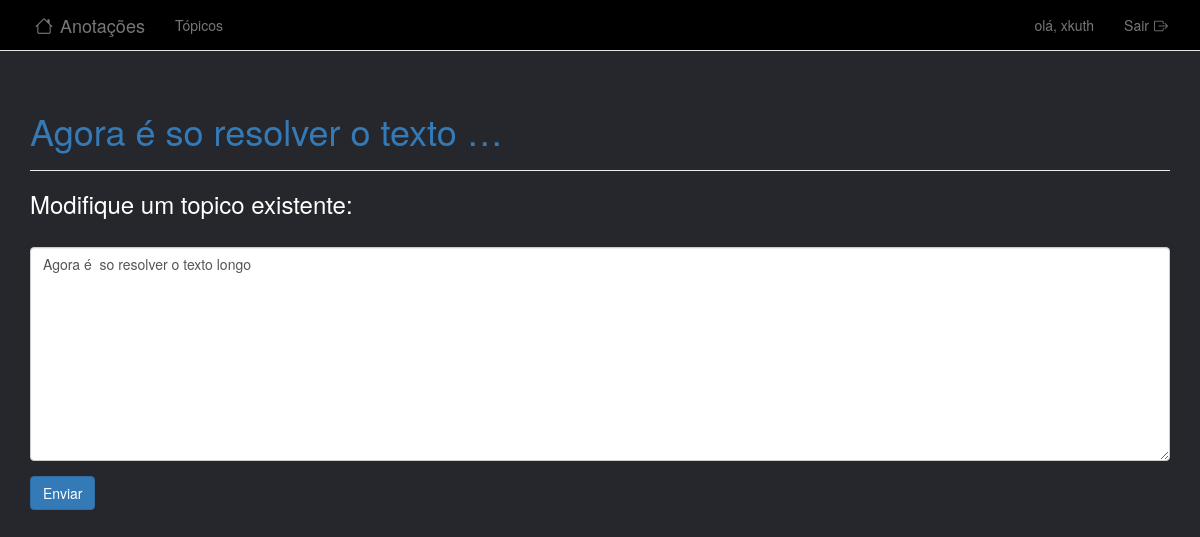
The app's page /edit_topic/42/ (signed in) with its own data.
### learning_logs/models.py (models this page shows)
class Topic(models.Model):
    text = models.CharField(max_length=200) # Definição de tamanho maximo de texto e tipo primitivo.
    date_added = models.DateTimeField(auto_now_add=True) # Data de criação de cada texto.
    owner = models.ForeignKey(User, on_delete=models.CASCADE) # chave estrangeita para registro de usuarios unicos.
    def __str__(self):
        return self.text # retorno do texto.

### learning_logs/views.py (the view)
# urls.py: path('edit_topic/<topic_id>/', views.edit_topic, name='edit_topic'),# Rota para: Pagina de editar o topico.
def edit_topic(request, topic_id): # Renderiza um formulario para a edição de um topico em um formulario.
    id = Topic.objects.get(id=topic_id)
    topic = Topic.objects.get(text=id)
    if request.method != 'POST': # # Requisição inicial preenche previamnete o formulario com a entrada atual
       form = TopicForm(instance=topic)
    if request.method == 'POST': # Dados de post submetidos; processa os dados
        form = TopicForm(instance=topic, data=request.POST)
        form.is_valid()
        form.save()
        return HttpResponseRedirect(reverse('topics'))
    context = {'topic': topic, 'form': form}
    return render(request, 'learning_logs/edit_topic.html', context)

### learning_logs/forms.py
class TopicForm(forms.ModelForm):
    class Meta: # classe Topic de models
        model = Topic
        fields = ['text']
        labels = {'text': ''}
        widgets =  {'text': forms.Textarea(attrs={'cols': 80})}

### learning_logs/templates/learning_logs/edit_topic.html (shortened to what this page needs)
<!DOCTYPE html>
<html lang="pt-br">
    <head>
    </head>
    <body>
    {% extends 'learning_logs/base.html' %}
    {% load bootstrap3 %}
    {% block header %}
        <h1><a href="{% url 'topic' topic.id %}">{{ topic|truncatechars:"30" }}</a></h1>
    {% endblock header %}
    {% block content %}
        <h3 class="switch">Modifique um topico existente:</h3>
        <form action="{% url 'edit_topic' topic.id %}" method="post" class="form">
            {% bootstrap_form form %}
                {% buttons %}
                <button name="submit" class="btn btn-primary">Enviar</button>
                {% endbuttons %}
        </form>
    {% endblock content %}

### learning_logs/templates/learning_logs/base.html (shortened to what this page needs)
<!DOCTYPE html>
<html lang="pt-br">
    <head>
        {% load bootstrap3 %}
        {% load static %}
        <link rel="stylesheet" href="https://cdn.jsdelivr.net/npm/bootstrap-icons@1.11.3/font/bootstrap-icons.min.css">
        <link rel="stylesheet" href="{% static 'css/navegacao.css' %}">
        {% bootstrap_css %}
</head>
<body id="back">
    <nav  class="navbar navbar-default navbar-static-top">
        <div  class="container bar">
            <div class="navbar-header">
                <a class="navbar-brand" href="{% url 'index' %}"><i class="bi bi-house"></i>
                    Anotações
                </a>
            </div>
            <div id="navbar">
                <ul class="nav navbar-nav space">
                    <li><a href="{% url 'topics' %}">Tópicos</a></li>
                </ul>
                <ul class="nav navbar-nav navbar-right">
                    {% if user.is_authenticated %}
                        <li><a href="">olá, {{ user.username }}</li></a>
                        <li><a href="{% url 'logout'%}">Sair<i class="bi bi-box-arrow-right"></i></a></li>
                    {% else %}
                        <li><a href="{% url 'register'   %}">Registrar</a></li>
                        <li><a href="{% url 'login' %}">Entrar</a></li>
                    {% endif %}
                </ul>
            </div>
        </div>
    </nav>
    <div class="container">
        <div class="page-header">
            {% block header %}{% endblock header %}
        </div>
        <div>
            {% block content %}{% endblock content %}
        </div>
    </div>
</body>
</html>

### static/css/navegacao.css (style rules this page uses)
body { background-color: black; }
.navbar.navbar-default.navbar-static-top { color: white; background-color: black; }
i { margin-right: 2px; margin-left: 5px; }
#back { background-color: #25272d; }
.switch { color: white; }

### records on screen
Topic: text "Agora é so resolver o texto …", text "Agora é so resolver o texto longo"

### other values on screen
{{ user.username }} "xkuth"
